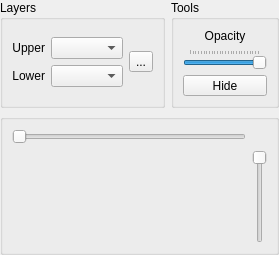
<?xml version="1.0" encoding="UTF-8"?>
<ui version="4.0">
 <class>OverlayWidgetForm</class>
 <widget class="QWidget" name="OverlayWidgetForm">
  <property name="geometry">
   <rect>
    <x>0</x>
    <y>0</y>
    <width>279</width>
    <height>255</height>
   </rect>
  </property>
  <property name="windowTitle">
   <string>Overlay</string>
  </property>
  <layout class="QGridLayout" name="gridLayout_12">
   <property name="margin">
    <number>0</number>
   </property>
   <item row="0" column="0">
    <layout class="QGridLayout" name="gridLayout_11">
     <item row="0" column="0">
      <layout class="QGridLayout" name="gridLayout_10">
       <item row="0" column="0">
        <widget class="QGroupBox" name="groupBox">
         <property name="title">
          <string>Layers</string>
         </property>
         <layout class="QGridLayout" name="gridLayout_9">
          <item row="0" column="0">
           <layout class="QGridLayout" name="gridLayout_3">
            <item row="0" column="0">
             <layout class="QGridLayout" name="gridLayout_2">
              <item row="0" column="0">
               <widget class="QLabel" name="label">
                <property name="sizePolicy">
                 <sizepolicy hsizetype="Minimum" vsizetype="Preferred">
                  <horstretch>0</horstretch>
                  <verstretch>0</verstretch>
                 </sizepolicy>
                </property>
                <property name="text">
                 <string>Upper</string>
                </property>
                <property name="alignment">
                 <set>Qt::AlignRight|Qt::AlignTrailing|Qt::AlignVCenter</set>
                </property>
               </widget>
              </item>
              <item row="1" column="0">
               <widget class="QLabel" name="label_2">
                <property name="sizePolicy">
                 <sizepolicy hsizetype="Minimum" vsizetype="Preferred">
                  <horstretch>0</horstretch>
                  <verstretch>0</verstretch>
                 </sizepolicy>
                </property>
                <property name="text">
                 <string>Lower</string>
                </property>
                <property name="alignment">
                 <set>Qt::AlignRight|Qt::AlignTrailing|Qt::AlignVCenter</set>
                </property>
               </widget>
              </item>
              <item row="0" column="1" rowspan="2">
               <layout class="QGridLayout" name="gridLayout">
                <item row="0" column="0">
                 <widget class="QComboBox" name="m_upperComboBox">
                  <property name="sizePolicy">
                   <sizepolicy hsizetype="MinimumExpanding" vsizetype="Fixed">
                    <horstretch>0</horstretch>
                    <verstretch>0</verstretch>
                   </sizepolicy>
                  </property>
                 </widget>
                </item>
                <item row="1" column="0">
                 <widget class="QComboBox" name="m_lowerComboBox">
                  <property name="sizePolicy">
                   <sizepolicy hsizetype="MinimumExpanding" vsizetype="Fixed">
                    <horstretch>0</horstretch>
                    <verstretch>0</verstretch>
                   </sizepolicy>
                  </property>
                 </widget>
                </item>
               </layout>
              </item>
             </layout>
            </item>
            <item row="0" column="1">
             <widget class="QToolButton" name="m_applyToolButton">
              <property name="text">
               <string>...</string>
              </property>
             </widget>
            </item>
           </layout>
          </item>
         </layout>
        </widget>
       </item>
       <item row="0" column="1">
        <widget class="QGroupBox" name="groupBox_3">
         <property name="title">
          <string>Tools</string>
         </property>
         <layout class="QGridLayout" name="gridLayout_8">
          <item row="0" column="0">
           <layout class="QGridLayout" name="gridLayout_7">
            <item row="0" column="0">
             <layout class="QGridLayout" name="gridLayout_6">
              <item row="0" column="0">
               <widget class="QLabel" name="label_3">
                <property name="text">
                 <string>Opacity</string>
                </property>
                <property name="alignment">
                 <set>Qt::AlignCenter</set>
                </property>
               </widget>
              </item>
              <item row="1" column="0">
               <widget class="QSlider" name="m_opacityHorizontalSlider">
                <property name="sizePolicy">
                 <sizepolicy hsizetype="Minimum" vsizetype="Fixed">
                  <horstretch>0</horstretch>
                  <verstretch>0</verstretch>
                 </sizepolicy>
                </property>
                <property name="maximum">
                 <number>255</number>
                </property>
                <property name="value">
                 <number>255</number>
                </property>
                <property name="orientation">
                 <enum>Qt::Horizontal</enum>
                </property>
                <property name="tickPosition">
                 <enum>QSlider::TicksAbove</enum>
                </property>
               </widget>
              </item>
             </layout>
            </item>
            <item row="1" column="0">
             <widget class="QToolButton" name="m_hideToolButton">
              <property name="sizePolicy">
               <sizepolicy hsizetype="Minimum" vsizetype="Minimum">
                <horstretch>0</horstretch>
                <verstretch>0</verstretch>
               </sizepolicy>
              </property>
              <property name="text">
               <string>Hide</string>
              </property>
              <property name="checkable">
               <bool>true</bool>
              </property>
             </widget>
            </item>
           </layout>
          </item>
         </layout>
        </widget>
       </item>
      </layout>
     </item>
     <item row="1" column="0">
      <widget class="QGroupBox" name="groupBox_2">
       <property name="title">
        <string/>
       </property>
       <layout class="QGridLayout" name="gridLayout_5">
        <item row="0" column="0">
         <layout class="QGridLayout" name="gridLayout_4">
          <item row="0" column="0">
           <widget class="QSlider" name="m_horizontalSlider">
            <property name="orientation">
             <enum>Qt::Horizontal</enum>
            </property>
            <property name="invertedAppearance">
             <bool>false</bool>
            </property>
           </widget>
          </item>
          <item row="1" column="0">
           <widget class="QWidget" name="m_widget" native="true">
            <property name="autoFillBackground">
             <bool>false</bool>
            </property>
           </widget>
          </item>
          <item row="1" column="1">
           <widget class="QSlider" name="m_verticalSlider">
            <property name="orientation">
             <enum>Qt::Vertical</enum>
            </property>
            <property name="invertedAppearance">
             <bool>true</bool>
            </property>
           </widget>
          </item>
         </layout>
        </item>
       </layout>
      </widget>
     </item>
    </layout>
   </item>
  </layout>
 </widget>
 <tabstops>
  <tabstop>m_upperComboBox</tabstop>
  <tabstop>m_lowerComboBox</tabstop>
  <tabstop>m_opacityHorizontalSlider</tabstop>
  <tabstop>m_hideToolButton</tabstop>
  <tabstop>m_horizontalSlider</tabstop>
  <tabstop>m_verticalSlider</tabstop>
 </tabstops>
 <resources/>
 <connections/>
</ui>
